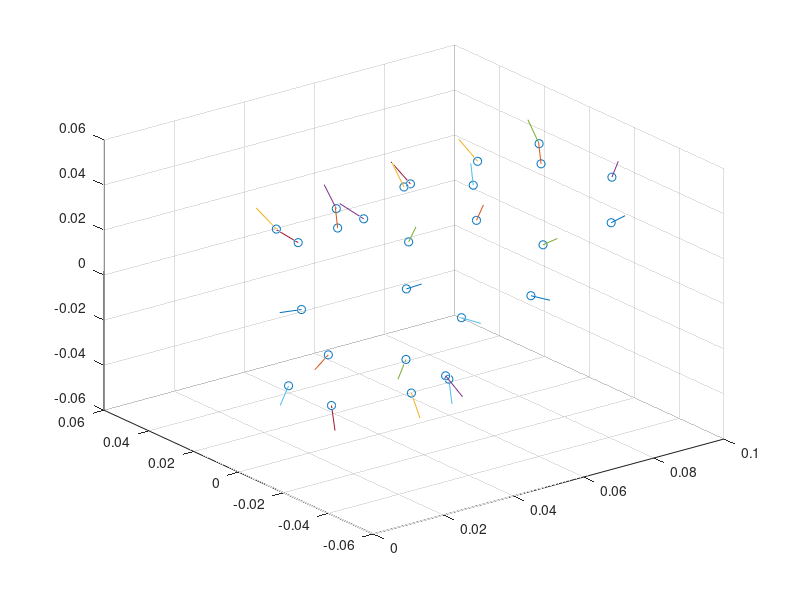

Reproduce this figure in MATLAB.
right_arm = [
0.0293003185829 -0.0289829757041 0.0222767563425 -0.0697564737351 -0.790928419756 0.607919623959;
0.0282347064357 4.50768311566e-14 0.0364804677524 -0.0697564737495 -2.54727890864e-12 0.997564050259;
0.0293003185829 0.0289829757042 0.0222767563425 -0.0697564737473 0.790928419754 0.60791962396;

0.038164114903 0.0161283819803 0.033493895299 -0.0697564737471 0.432795716776 0.898789130948;
0.0381641149031 -0.0161283819802 0.033493895299 -0.069756473745 -0.432795716784 0.898789130945;
0.0402608705942 -0.0363975068811 0.00825286703986 -0.0697564737512 -0.972868805277 0.220590847701;
0.0402608705942 0.0363975068812 0.00825286703986 -0.0697564737531 0.972868805277 0.220590847701;

0.0594953467838 -0.0372657006729 0.0103130960535 -0.069756473739 -0.96142644724 0.266069954936;
0.0574717991668 -0.0161660269784 0.0349689773178 -0.0697564737419 -0.418602958592 0.905486387213;
0.0574717991669 0.0161660269785 0.0349689773178 -0.0697564737495 0.418602958594 0.905486387212;
0.0594953467838 0.037265700673 0.0103130960535 -0.0697564737521 0.961426447239 0.266069954935;

0.0678816525088 -0.0295542764539 0.0258327535611 -0.0697564737414 -0.751086405149 0.656508374944;
0.0668894149521 4.69597694064e-14 0.0391834682856 -0.0697564737495 -2.54461066956e-12 0.997564050259;
0.0678816525088 0.029554276454 0.025832753561 -0.0697564737399 0.751086405151 0.656508374942;

0.0871677481579 -0.0297714032852 0.0276069322419 -0.0697564737376 -0.731473108926 0.678292802033;
0.0862109371119 3.90372179027e-14 0.0405345607321 -0.0697564737498 -2.41920343278e-12 0.997564050259;
0.0871677481579 0.0297714032853 0.0276069322419 -0.0697564737447 0.731473108917 0.678292802042;

0.0960363877578 -0.0162308700986 0.0378917018983 -0.0697564737424 -0.392787359373 0.916979893284;
0.0960363877579 0.0162308700987 0.0378917018983 -0.0697564737511 0.392787359367 0.916979893286;

%%%

0.0203671975097 0.00956579623108 -0.0346335572732 -0.0697564737469 0.265583356361 -0.961560978407;
0.0203671975097 -0.00956579623104 -0.0346335572732 -0.0697564737384 -0.265583356359 -0.961560978408;

0.0384691416614 0.0321253033488 -0.0187487842462 -0.0697564737458 0.861569427546 -0.502824179897;
0.0374149833171 0.0185066458799 -0.0321803942189 -0.069756473753 0.497315826509 -0.864760662307;
0.037414983317 -0.0185066458799 -0.0321803942189 -0.0697564737409 -0.49731582651 -0.864760662307;
0.0384691416615 -0.0321253033487 -0.0187487842462 -0.0697564737414 -0.86156942755 -0.50282417989;

0.053825858105 0.00956273064079 -0.0370559738775 -0.069756473753 0.24926685238 -0.965919287867;
0.0538258581049 -0.00956273064074 -0.0370559738775 -0.0697564737445 -0.249266852384 -0.965919287867
];

hold off;
scatter3(right_arm(:,1),right_arm(:,2),right_arm(:,3));
hold on;
for i = 1:length(right_arm)
  plot3([right_arm(i, 1);right_arm(i, 1)+right_arm(i, 4)*.01], [right_arm(i, 2);right_arm(i, 2)+right_arm(i, 5)*.01],[right_arm(i, 3);right_arm(i, 3)+right_arm(i, 6)*.01])
end
